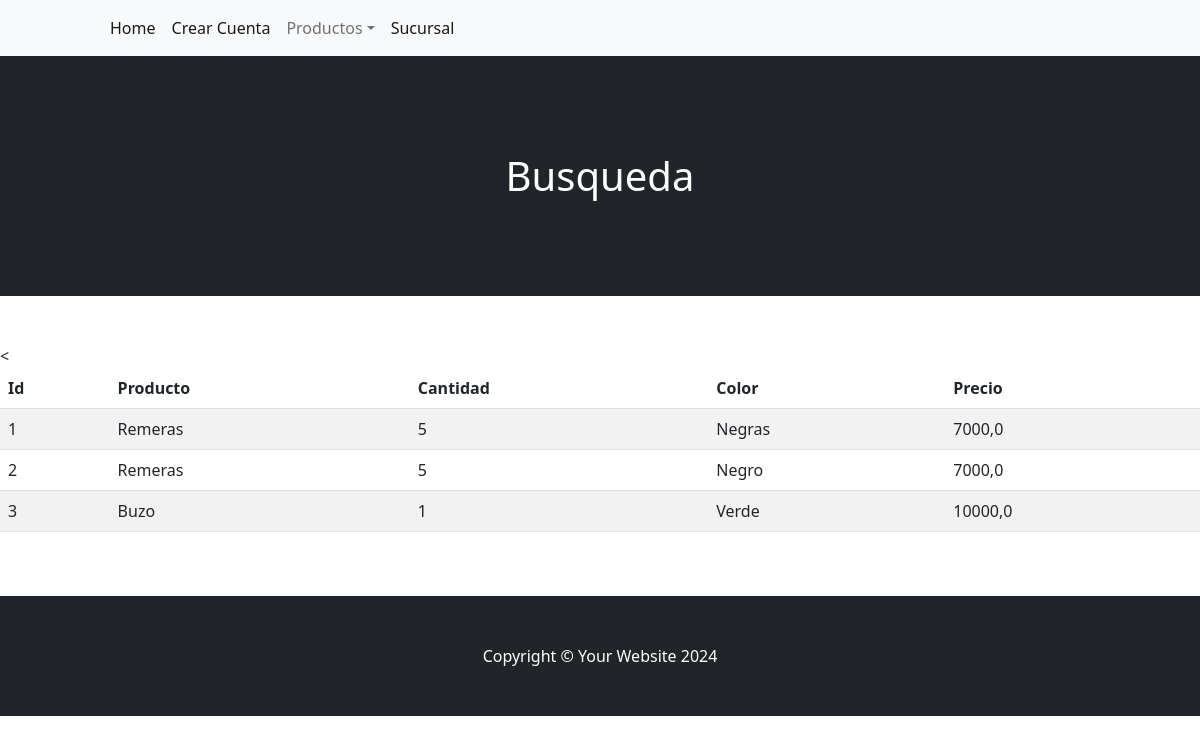
The app's page /aplicacion/productos/, older data.
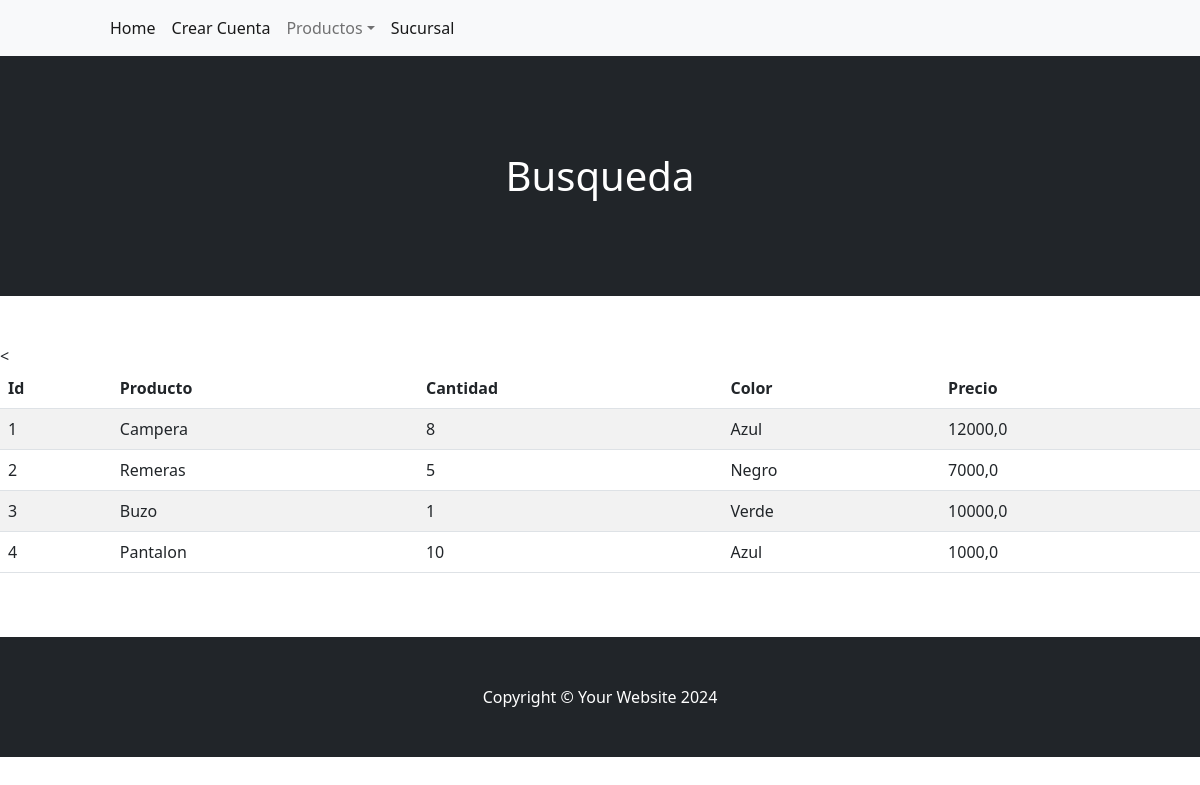
The same page, newer data.
### Clientes/models.py (models this page shows)
class Producto(models.Model):
    nombre_producto = models.CharField(max_length=50)
    cantidad = models.IntegerField()
    color = models.CharField(max_length=50)
    precio = models.FloatField()

### Clientes/views.py (the view)
# urls.py: path('productos/', productos, name="productos"),
def productos(request):
    contexto = {'productos': Producto.objects.all()}
    return render(request, "Clientes/productos.html", contexto)

### Clientes/templates/Clientes/productos.html
{% extends 'Clientes/home.html' %}
{% block titulo %}
    <h1> Busqueda</h1>
{% endblock titulo %}
{% block contenido %}
    <<table class="table table-striped">
        <thead>
            <tr>
                <th>Id</th>
                <th>Producto</th>
                <th>Cantidad</th>
                <th>Color</th>
                <th>Precio</th>
            </tr>
        </thead>
        <tbody>
    {% for p in productos  %}
            <tr>
                <td>{{ p.id }}</td>
                <td>{{ p.nombre_producto }}</td>
                <td>{{ p.cantidad }}</td>
                <td>{{ p.color }}</td>
                <td>{{ p.precio }}</td>
            </tr>
    {% endfor %}
        </tbody>
    </table>
{% endblock contenido %}

### Clientes/templates/Clientes/home.html (shortened to what this page needs)
<!DOCTYPE html>
<html lang="en">
    <head>
        {% load static %}
        <link href= "https://cdn.jsdelivr.net/npm/bootstrap-icons@1.5.0/font/bootstrap-icons.css" rel="stylesheet" />
        <link href="{% static 'css/styles.css' %}" rel="stylesheet" />
    </head>
    <body>
        {% load static %}
        <nav class="navbar navbar-expand-lg navbar-light bg-light">
            <div class="container px-4 px-lg-5">
                <div class="collapse navbar-collapse" id="navbarSupportedContent">
                    <ul class="navbar-nav me-auto mb-2 mb-lg-0 ms-lg-4">
                        <li class="nav-item"><a class="nav-link active" aria-current="page" href="{% url 'home' %}">Home</a></li>
                        <li class="nav-item"><a class="nav-link active" aria-current="page" href="{% url 'crear_cuenta' %}">Crear Cuenta</a></li>
                        <li class="nav-item dropdown">
                            <a class="nav-link dropdown-toggle" id="navbarDropdown" href="#" role="button" data-bs-toggle="dropdown" aria-expanded="false">Productos</a>
                        </li>
                        <li class="nav-item"><a class="nav-link active" aria-current="page" href="{% url 'sucursal' %}">Sucursal</a></li>
                    </ul>
                </div>
            </div>
        </nav>
        <header class="bg-dark py-5">
            <div class="container px-4 px-lg-5 my-5">
                <div class="text-center text-white">
                    {% block titulo %}{% endblock titulo %}
                </div>
            </div>
        </header>
        <section class="py-5">
            {% block contenido %}
            {% endblock contenido %}
        </section>
        <footer class="py-5 bg-dark">
            <div class="container"><p class="m-0 text-center text-white">Copyright &copy; Your Website 2024</p></div>
        </footer>
    </body>
</html>

Row changes from the older to the newer data that the page shows:
changed Producto id 1: nombre_producto "Remeras" → "Campera"; cantidad "5" → "8"; color "Negras" → "Azul"; precio "7000,0" → "12000,0"
added Producto: id "4", nombre_producto "Pantalon", cantidad "10", color "Azul", precio "1000,0"
